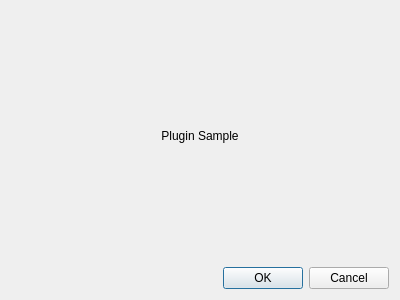
<?xml version="1.0" encoding="UTF-8"?>
<ui version="4.0">
 <class>DVMT_plugin</class>
 <widget class="QDialog" name="DVMT_plugin">
  <property name="geometry">
   <rect>
    <x>0</x>
    <y>0</y>
    <width>400</width>
    <height>300</height>
   </rect>
  </property>
  <property name="windowTitle">
   <string>PluginSample</string>
  </property>
  <property name="windowIcon">
   <iconset resource="src.qrc">
    <normaloff>:/png/icon.png</normaloff>:/png/icon.png</iconset>
  </property>
  <layout class="QGridLayout" name="gridLayout">
   <item row="0" column="0">
    <widget class="QLabel" name="label">
     <property name="text">
      <string>Plugin Sample</string>
     </property>
     <property name="alignment">
      <set>Qt::AlignCenter</set>
     </property>
    </widget>
   </item>
   <item row="1" column="0">
    <widget class="QDialogButtonBox" name="buttonBox">
     <property name="orientation">
      <enum>Qt::Horizontal</enum>
     </property>
     <property name="standardButtons">
      <set>QDialogButtonBox::Cancel|QDialogButtonBox::Ok</set>
     </property>
    </widget>
   </item>
  </layout>
 </widget>
 <resources>
  <include location="src.qrc"/>
 </resources>
 <connections>
  <connection>
   <sender>buttonBox</sender>
   <signal>accepted()</signal>
   <receiver>DVMT_plugin</receiver>
   <slot>accept()</slot>
   <hints>
    <hint type="sourcelabel">
     <x>248</x>
     <y>254</y>
    </hint>
    <hint type="destinationlabel">
     <x>157</x>
     <y>274</y>
    </hint>
   </hints>
  </connection>
  <connection>
   <sender>buttonBox</sender>
   <signal>rejected()</signal>
   <receiver>DVMT_plugin</receiver>
   <slot>reject()</slot>
   <hints>
    <hint type="sourcelabel">
     <x>316</x>
     <y>260</y>
    </hint>
    <hint type="destinationlabel">
     <x>286</x>
     <y>274</y>
    </hint>
   </hints>
  </connection>
 </connections>
</ui>
